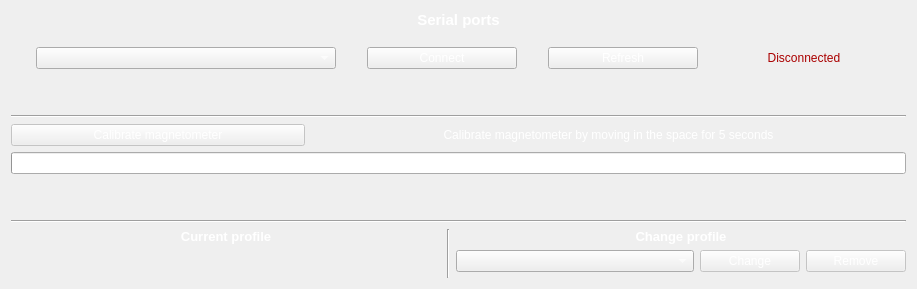
            <widget class="QWidget" name="page_1">
             <property name="enabled">
              <bool>true</bool>
             </property>
             <property name="sizePolicy">
              <sizepolicy hsizetype="Preferred" vsizetype="Preferred">
               <horstretch>0</horstretch>
               <verstretch>0</verstretch>
              </sizepolicy>
             </property>
             <property name="mouseTracking">
              <bool>false</bool>
             </property>
             <property name="layoutDirection">
              <enum>Qt::LeftToRight</enum>
             </property>
             <layout class="QVBoxLayout" name="verticalLayout_7">
              <item>
               <widget class="QLabel" name="label_3">
                <property name="sizePolicy">
                 <sizepolicy hsizetype="Preferred" vsizetype="Fixed">
                  <horstretch>0</horstretch>
                  <verstretch>0</verstretch>
                 </sizepolicy>
                </property>
                <property name="minimumSize">
                 <size>
                  <width>0</width>
                  <height>30</height>
                 </size>
                </property>
                <property name="maximumSize">
                 <size>
                  <width>16777215</width>
                  <height>30</height>
                 </size>
                </property>
                <property name="font">
                 <font>
                  <pointsize>11</pointsize>
                  <weight>75</weight>
                  <bold>true</bold>
                 </font>
                </property>
                <property name="styleSheet">
                 <string notr="true">color: #FFF;</string>
                </property>
                <property name="text">
                 <string>Serial ports</string>
                </property>
                <property name="alignment">
                 <set>Qt::AlignHCenter|Qt::AlignTop</set>
                </property>
               </widget>
              </item>
              <item>
               <layout class="QHBoxLayout" name="horizontalLayout_3" stretch="0,0,0,0">
                <property name="sizeConstraint">
                 <enum>QLayout::SetDefaultConstraint</enum>
                </property>
                <property name="topMargin">
                 <number>0</number>
                </property>
                <item>
                 <widget class="QComboBox" name="com_list_widget">
                  <property name="enabled">
                   <bool>true</bool>
                  </property>
                  <property name="maximumSize">
                   <size>
                    <width>300</width>
                    <height>16777215</height>
                   </size>
                  </property>
                  <property name="layoutDirection">
                   <enum>Qt::LeftToRight</enum>
                  </property>
                  <property name="styleSheet">
                   <string notr="true">color: #FFF</string>
                  </property>
                 </widget>
                </item>
                <item>
                 <widget class="QPushButton" name="conn_btn">
                  <property name="maximumSize">
                   <size>
                    <width>150</width>
                    <height>16777215</height>
                   </size>
                  </property>
                  <property name="styleSheet">
                   <string notr="true">color: #FFF</string>
                  </property>
                  <property name="text">
                   <string>Connect</string>
                  </property>
                  <property name="checkable">
                   <bool>true</bool>
                  </property>
                 </widget>
                </item>
                <item>
                 <widget class="QPushButton" name="refreshBtn">
                  <property name="maximumSize">
                   <size>
                    <width>150</width>
                    <height>16777215</height>
                   </size>
                  </property>
                  <property name="styleSheet">
                   <string notr="true">color: #FFF</string>
                  </property>
                  <property name="text">
                   <string>Refresh</string>
                  </property>
                  <property name="checkable">
                   <bool>false</bool>
                  </property>
                  <property name="checked">
                   <bool>false</bool>
                  </property>
                 </widget>
                </item>
                <item>
                 <widget class="QLabel" name="conn_status_label">
                  <property name="sizePolicy">
                   <sizepolicy hsizetype="Preferred" vsizetype="Fixed">
                    <horstretch>0</horstretch>
                    <verstretch>0</verstretch>
                   </sizepolicy>
                  </property>
                  <property name="maximumSize">
                   <size>
                    <width>150</width>
                    <height>30</height>
                   </size>
                  </property>
                  <property name="styleSheet">
                   <string notr="true">color: rgb(170, 0, 0)</string>
                  </property>
                  <property name="text">
                   <string>Disconnected</string>
                  </property>
                  <property name="alignment">
                   <set>Qt::AlignCenter</set>
                  </property>
                 </widget>
                </item>
               </layout>
              </item>
              <item>
               <spacer name="verticalSpacer_7">
                <property name="orientation">
                 <enum>Qt::Vertical</enum>
                </property>
                <property name="sizeType">
                 <enum>QSizePolicy::Fixed</enum>
                </property>
                <property name="sizeHint" stdset="0">
                 <size>
                  <width>20</width>
                  <height>40</height>
                 </size>
                </property>
               </spacer>
              </item>
              <item>
               <widget class="Line" name="line_12">
                <property name="orientation">
                 <enum>Qt::Horizontal</enum>
                </property>
               </widget>
              </item>
              <item>
               <layout class="QGridLayout" name="gridLayout_5">
                <item row="0" column="1" colspan="2">
                 <widget class="QLabel" name="label_magn_calib">
                  <property name="styleSheet">
                   <string notr="true">color: white</string>
                  </property>
                  <property name="text">
                   <string>Calibrate magnetometer by moving in the space for 5 seconds</string>
                  </property>
                  <property name="alignment">
                   <set>Qt::AlignCenter</set>
                  </property>
                 </widget>
                </item>
                <item row="0" column="0">
                 <widget class="QPushButton" name="calib_button">
                  <property name="enabled">
                   <bool>false</bool>
                  </property>
                  <property name="styleSheet">
                   <string notr="true">color: white</string>
                  </property>
                  <property name="text">
                   <string>Calibrate magnetometer</string>
                  </property>
                 </widget>
                </item>
                <item row="2" column="0" colspan="3">
                 <widget class="QProgressBar" name="progressBar_magn">
                  <property name="enabled">
                   <bool>true</bool>
                  </property>
                  <property name="styleSheet">
                   <string notr="true">color:white</string>
                  </property>
                  <property name="value">
                   <number>0</number>
                  </property>
                  <property name="alignment">
                   <set>Qt::AlignCenter</set>
                  </property>
                  <property name="textVisible">
                   <bool>true</bool>
                  </property>
                  <property name="invertedAppearance">
                   <bool>false</bool>
                  </property>
                 </widget>
                </item>
               </layout>
              </item>
              <item>
               <spacer name="verticalSpacer">
                <property name="orientation">
                 <enum>Qt::Vertical</enum>
                </property>
                <property name="sizeType">
                 <enum>QSizePolicy::Fixed</enum>
                </property>
                <property name="sizeHint" stdset="0">
                 <size>
                  <width>20</width>
                  <height>40</height>
                 </size>
                </property>
               </spacer>
              </item>
              <item>
               <widget class="Line" name="line_7">
                <property name="orientation">
                 <enum>Qt::Horizontal</enum>
                </property>
               </widget>
              </item>
              <item>
               <layout class="QGridLayout" name="gridLayout_3">
                <item row="0" column="4" colspan="3">
                 <widget class="QLabel" name="label_6">
                  <property name="minimumSize">
                   <size>
                    <width>450</width>
                    <height>0</height>
                   </size>
                  </property>
                  <property name="maximumSize">
                   <size>
                    <width>16777215</width>
                    <height>30</height>
                   </size>
                  </property>
                  <property name="font">
                   <font>
                    <pointsize>10</pointsize>
                    <weight>75</weight>
                    <bold>true</bold>
                   </font>
                  </property>
                  <property name="styleSheet">
                   <string notr="true">color: white</string>
                  </property>
                  <property name="text">
                   <string>Change profile</string>
                  </property>
                  <property name="alignment">
                   <set>Qt::AlignCenter</set>
                  </property>
                 </widget>
                </item>
                <item row="1" column="5">
                 <widget class="QPushButton" name="change_profile_btn">
                  <property name="enabled">
                   <bool>false</bool>
                  </property>
                  <property name="maximumSize">
                   <size>
                    <width>100</width>
                    <height>16777215</height>
                   </size>
                  </property>
                  <property name="styleSheet">
                   <string notr="true">color:white</string>
                  </property>
                  <property name="text">
                   <string>Change</string>
                  </property>
                 </widget>
                </item>
                <item row="0" column="0">
                 <widget class="QLabel" name="label_profile">
                  <property name="minimumSize">
                   <size>
                    <width>430</width>
                    <height>0</height>
                   </size>
                  </property>
                  <property name="maximumSize">
                   <size>
                    <width>16777215</width>
                    <height>30</height>
                   </size>
                  </property>
                  <property name="font">
                   <font>
                    <pointsize>10</pointsize>
                    <weight>75</weight>
                    <bold>true</bold>
                   </font>
                  </property>
                  <property name="styleSheet">
                   <string notr="true">color: white</string>
                  </property>
                  <property name="text">
                   <string>Current profile</string>
                  </property>
                  <property name="alignment">
                   <set>Qt::AlignCenter</set>
                  </property>
                 </widget>
                </item>
                <item row="1" column="6">
                 <widget class="QPushButton" name="remove_profile_btn">
                  <property name="enabled">
                   <bool>false</bool>
                  </property>
                  <property name="maximumSize">
                   <size>
                    <width>100</width>
                    <height>16777215</height>
                   </size>
                  </property>
                  <property name="styleSheet">
                   <string notr="true">color:white</string>
                  </property>
                  <property name="text">
                   <string>Remove</string>
                  </property>
                 </widget>
                </item>
                <item row="0" column="2" rowspan="3">
                 <widget class="Line" name="line_6">
                  <property name="orientation">
                   <enum>Qt::Vertical</enum>
                  </property>
                 </widget>
                </item>
                <item row="1" column="4">
                 <widget class="QComboBox" name="Profile_combo">
                  <property name="maximumSize">
                   <size>
                    <width>16777215</width>
                    <height>16777215</height>
                   </size>
                  </property>
                  <property name="styleSheet">
                   <string notr="true">color: white</string>
                  </property>
                 </widget>
                </item>
                <item row="1" column="0">
                 <widget class="QLabel" name="profile_label">
                  <property name="styleSheet">
                   <string notr="true">color: white</string>
                  </property>
                  <property name="text">
                   <string/>
                  </property>
                 </widget>
                </item>
               </layout>
              </item>
             </layout>
            </widget>
